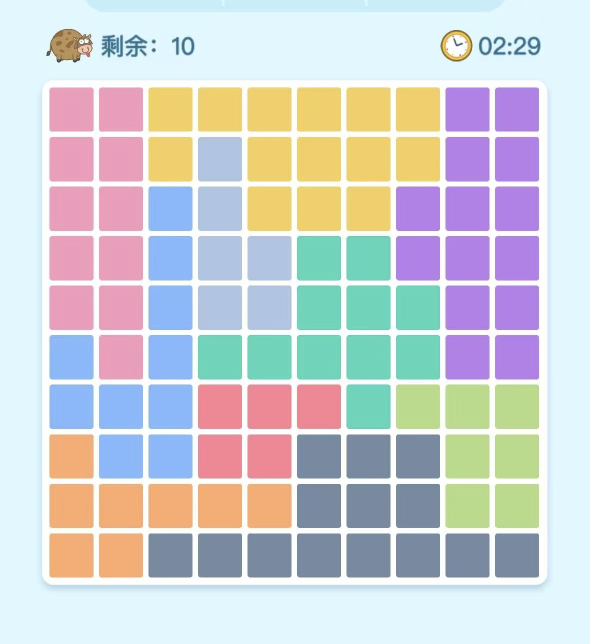
#> input picture assets/img/cow_puzzle_10x10_32660_crop.jpg, 1179 x 1288 px (shown at 1/2 size)
$ python __main__.py ../../../../assets/img/cow_puzzle_10x10_32660_crop.jpg 100
#> lines starting #> are read from the running program, lines starting #| are printed output that depends on the picture
### src/chatgame/utils/image.py
"""通用图像棋盘工具。

提供与具体游戏无关的功能：
- 在截图中定位矩形棋盘的像素包围盒
- 自动估算棋盘格数
- 按 N×N 等分采样每格中心像素

设计约定
--------
- 背景色（游戏界面底色）通过 `bg_color` 和 `bg_thresh` 参数传入，
  默认值适用于"牛牛谜题"系列截图。
- 棋盘被假设为近似正方形，上边界和水平边界先确定，
  再用宽度限制下边界搜索范围，避免被底部 UI 干扰。
"""

from __future__ import annotations

import numpy as np
from PIL import Image


# ── 默认背景色（浅蓝色游戏底色） ──────────────────────────────────────────────
DEFAULT_BG: tuple[int, int, int] = (221, 248, 255)
DEFAULT_BG_THRESH: float = 20.0
DEFAULT_DENSITY: float = 0.30       # 棋盘行/列至少含此比例的非背景像素
DEFAULT_SQUARE_MARGIN: float = 1.15  # 搜索下边界时允许的高宽比上限
DEFAULT_SUPPORTED_SIZES: tuple[int, ...] = (6, 8, 10)


def load_image(path: str) -> np.ndarray:
    """加载图像并返回 uint8 RGB 数组，shape (H, W, 3)。"""
    return np.array(Image.open(path).convert("RGB"))


def find_grid_bbox(
    arr: np.ndarray,
    bg_color: tuple[int, int, int] = DEFAULT_BG,
    bg_thresh: float = DEFAULT_BG_THRESH,
    density: float = DEFAULT_DENSITY,
    top_skip_fraction: float = 1 / 3,
    square_margin: float = DEFAULT_SQUARE_MARGIN,
) -> tuple[int, int, int, int]:
    """在图像中定位棋盘区域，返回 ``(x0, y0, x1, y1)``。

    算法
    ----
    1. 对每行/列计算"非背景像素密度"。
    2. 上边界：跳过顶部 ``top_skip_fraction`` 后，向下找首条高密度行。
    3. 水平边界（x0, x1）：全列密度扫描。
    4. 下边界：在 ``y0 + width * square_margin`` 范围内从下向上搜索，
       防止被底部 UI 元素误判。

    Parameters
    ----------
    arr:
        RGB 图像数组，shape ``(H, W, 3)``。
    bg_color:
        背景色 RGB，用于判断"是否为背景"。
    bg_thresh:
        与背景色的欧氏距离阈值，超过则视为非背景。
    density:
        行/列非背景像素比例阈值，≥此值视为棋盘区域。
    top_skip_fraction:
        跳过顶部该比例的行（避免把 UI 头部误判为上边界）。
    square_margin:
        允许棋盘高/宽比最大值，用于限制下边界搜索范围。
    """
    H, W = arr.shape[:2]
    bg = np.array(bg_color, dtype=float)

    def row_density(y: int) -> float:
        dists = np.linalg.norm(arr[y].astype(float) - bg, axis=1)
        return float((dists > bg_thresh).mean())

    def col_density(x: int) -> float:
        dists = np.linalg.norm(arr[:, x].astype(float) - bg, axis=1)
        return float((dists > bg_thresh).mean())

    # 水平边界
    x0 = 0
    for x in range(W):
        if col_density(x) >= density:
            x0 = x
            break

    x1 = W - 1
    for x in range(W - 1, -1, -1):
        if col_density(x) >= density:
            x1 = x
            break

    # 优先选择高度接近棋盘宽度的连续高密度行段。这样裁剪图不会因为
    # 固定跳过顶部比例而错过棋盘上沿。
    grid_width = x1 - x0
    row_vals = np.array([row_density(y) for y in range(H)])
    row_runs: list[tuple[int, int]] = []
    start: int | None = None
    for y, value in enumerate(row_vals):
        if value >= density and start is None:
            start = y
        elif value < density and start is not None:
            row_runs.append((start, y - 1))
            start = None
    if start is not None:
        row_runs.append((start, H - 1))

    min_height = grid_width / square_margin
    candidates = [
        (abs((end - start) - grid_width), start, end)
        for start, end in row_runs
        if (end - start) >= min_height
    ]
    if candidates:
        _, y0, y1 = min(candidates)
        return x0, y0, x1, y1

    # 兼容兜底：若没有稳定行段，回到原来的顶部跳过 + 正方形限制策略。
    y0 = int(H * top_skip_fraction)
    for y in range(int(H * top_skip_fraction), H):
        if row_density(y) >= density:
            y0 = y
            break

    y_max = min(H - 1, y0 + int(grid_width * square_margin))
    y1 = y0 + grid_width
    for y in range(y_max, y0, -1):
        if row_density(y) >= density:
            y1 = y
            break

    return x0, y0, x1, y1


def sample_cells(
    arr: np.ndarray,
    x0: int, y0: int, x1: int, y1: int,
    n: int,
) -> np.ndarray:
    """在 N×N 格子各自中心采样 RGB。

    Parameters
    ----------
    arr:
        RGB 图像数组。
    x0, y0, x1, y1:
        棋盘像素包围盒。
    n:
        棋盘边长（格数）。

    Returns
    -------
    np.ndarray, shape ``(n, n, 3)``, dtype uint8
    """
    cell_w = (x1 - x0) / n
    cell_h = (y1 - y0) / n
    out = np.zeros((n, n, 3), dtype=np.uint8)
    for r in range(n):
        for c in range(n):
            cx = int(x0 + (c + 0.5) * cell_w)
            cy = int(y0 + (r + 0.5) * cell_h)
            out[r, c] = arr[cy, cx]
    return out


def estimate_grid_size(x0: int, x1: int, cell_px: int = 50) -> int:
    """根据棋盘宽度和预估格子像素大小推断 N。"""
    return round((x1 - x0) / cell_px)


# [65 lines left out: function estimate_grid_size_from_image, not called in this run]

### src/chatgame/games/cow_puzzle/parse.py
"""牛牛谜题图像解析。

调用 ``chatgame.utils.image`` 完成通用的棋盘定位与格子采样，
在此之上做颜色聚类，输出每格的颜色 ID 矩阵。
"""

from __future__ import annotations

import numpy as np
from sklearn.cluster import KMeans

from chatgame.utils.image import (
    load_image,
    find_grid_bbox,
    sample_cells,
    estimate_grid_size_from_image,
)


# 牛牛系列截图的背景色（浅蓝）
_BG_COLOR: tuple[int, int, int] = (221, 248, 255)


def cluster_colors(samples: np.ndarray, n: int) -> np.ndarray:
    """对 N×N 采样颜色做 k-means 聚类，返回整数 ID 矩阵。

    ID 按颜色在矩阵中首次出现的顺序（左上→右下）分配，
    方便与棋盘可视化对照。

    Parameters
    ----------
    samples:
        shape ``(n, n, 3)`` uint8，每格中心 RGB。
    n:
        颜色数（= 棋盘边长）。

    Returns
    -------
    np.ndarray, shape ``(n, n)``, int
    """
    flat = samples.reshape(-1, 3).astype(float)
    km = KMeans(n_clusters=n, n_init=10, random_state=42)
    raw_labels = km.fit_predict(flat).reshape(n, n)

    # 重映射：首次出现顺序 → 稳定 ID
    mapping: dict[int, int] = {}
    next_id = 0
    for r in range(n):
        for c in range(n):
            old = int(raw_labels[r, c])
            if old not in mapping:
                mapping[old] = next_id
                next_id += 1
    return np.vectorize(mapping.__getitem__)(raw_labels)


def parse(
    image_path: str,
    n: int | None = None,
) -> tuple[np.ndarray, np.ndarray, tuple[int, int, int, int]]:
    """从截图中提取颜色 ID 矩阵。

    Parameters
    ----------
    image_path:
        游戏截图路径。
    n:
        棋盘边长。``None`` 时根据棋盘分隔线自动推断 6/8/10。

    Returns
    -------
    color_ids : np.ndarray, shape (n, n), int
        每格颜色 ID（0 ~ n-1）。
    samples : np.ndarray, shape (n, n, 3), uint8
        每格中心原始 RGB（供调试 / 标注）。
    bbox : (x0, y0, x1, y1)
        棋盘在原图中的像素包围盒。
    """
    arr = load_image(image_path)
    bbox = find_grid_bbox(arr, bg_color=_BG_COLOR)
    x0, y0, x1, y1 = bbox

    if n is None:
        n = estimate_grid_size_from_image(arr, bbox)

    samples = sample_cells(arr, x0, y0, x1, y1, n)
    color_ids = cluster_colors(samples, n)
    return color_ids, samples, bbox

### src/chatgame/games/cow_puzzle/solver.py
"""牛牛谜题 CSP 求解器。

算法：回溯 + 前向检验（Forward Checking） + MRV 启发式排序。

约束：
- 每种颜色的牛必须在该颜色区域内
- 所有牛的行两两不同、列两两不同
- 任意两牛在 8 个方向上均不相邻（切比雪夫距离 > 1）
"""

from __future__ import annotations

from typing import Optional

import numpy as np


class SearchLimitExceeded(RuntimeError):
    """Raised when solution enumeration exceeds the configured search budget."""


# ── 内部辅助 ──────────────────────────────────────────────────────────────────

def _build_domains(color_ids: np.ndarray) -> list[list[tuple[int, int]]]:
    """为每种颜色建立候选格子列表（域）。"""
    n = color_ids.shape[0]
    domains: list[list[tuple[int, int]]] = [[] for _ in range(n)]
    for r in range(n):
        for c in range(n):
            domains[color_ids[r, c]].append((r, c))
    return domains


def _compatible(r1: int, c1: int, r2: int, c2: int) -> bool:
    """两头牛是否可共存（行列不同且 8 方向不相邻）。"""
    if r1 == r2 or c1 == c2:
        return False
    if abs(r1 - r2) <= 1 and abs(c1 - c2) <= 1:
        return False
    return True


def _forward_check(
    domains: list[list[tuple[int, int]]],
    color: int,
    r: int,
    c: int,
) -> tuple[bool, list[tuple[int, list[tuple[int, int]]]]]:
    """给颜色 color 分配 (r, c) 后，对未分配颜色做前向检验。

    Returns
    -------
    feasible : bool
        是否所有未分配颜色还有候选格。
    pruned : list of (color_id, removed_cells)
        被修剪的候选，用于回溯时恢复。
    """
    pruned: list[tuple[int, list[tuple[int, int]]]] = []
    for other, dom in enumerate(domains):
        if other == color:
            continue
        removed = [(rr, cc) for (rr, cc) in dom if not _compatible(r, c, rr, cc)]
        if removed:
            for pos in removed:
                dom.remove(pos)
            pruned.append((other, removed))
        if not dom:
            return False, pruned
    return True, pruned


def _restore(
    domains: list[list[tuple[int, int]]],
    pruned: list[tuple[int, list[tuple[int, int]]]],
) -> None:
    for color, removed in pruned:
        domains[color].extend(removed)


def _mrv_next(
    domains: list[list[tuple[int, int]]],
    assigned: set[int],
) -> int:
    """MRV：选候选数最少的未分配颜色。"""
    return min(
        (c for c in range(len(domains)) if c not in assigned),
        key=lambda c: len(domains[c]),
    )


def _backtrack(
    domains: list[list[tuple[int, int]]],
    assignment: list[Optional[tuple[int, int]]],
    assigned: set[int],
    used_rows: set[int],
    used_cols: set[int],
) -> bool:
    if len(assigned) == len(domains):
        return True

    color = _mrv_next(domains, assigned)

    for (r, c) in list(domains[color]):
        if r in used_rows or c in used_cols:
            continue
        if not all(
            _compatible(r, c, assignment[k][0], assignment[k][1])
            for k in assigned
        ):
            continue

        assignment[color] = (r, c)
        assigned.add(color)
        used_rows.add(r)
        used_cols.add(c)
        feasible, pruned = _forward_check(domains, color, r, c)

        if feasible and _backtrack(domains, assignment, assigned, used_rows, used_cols):
            return True

        _restore(domains, pruned)
        assignment[color] = None
        assigned.discard(color)
        used_rows.discard(r)
        used_cols.discard(c)

    return False


# ── 公开接口 ──────────────────────────────────────────────────────────────────

def solve(color_ids: np.ndarray) -> Optional[list[tuple[int, int]]]:
    """求解牛牛谜题。

    Parameters
    ----------
    color_ids : np.ndarray, shape (n, n)
        每格颜色 ID（0 ~ n-1）。

    Returns
    -------
    list of (row, col), length n
        第 i 项为颜色 i 的牛坐标；无解返回 ``None``。
    """
    n = color_ids.shape[0]
    domains = _build_domains(color_ids)
    assignment: list[Optional[tuple[int, int]]] = [None] * n
    if _backtrack(domains, assignment, set(), set(), set()):
        return assignment  # type: ignore[return-value]
    return None


# [147 lines left out: functions find_solutions, count_solutions, verify, not called in this run]

### src/chatgame/games/cow_puzzle/__main__.py
"""牛牛谜题端到端脚本。

用法：
    python -m chatgame.games.cow_puzzle <图片路径> [N]

N 为棋盘边长，省略时自动推断。
"""

from __future__ import annotations

import sys
import time

import numpy as np

from chatgame.games.cow_puzzle.parse import parse
from chatgame.games.cow_puzzle.solver import solve, verify


# ── 颜色名称（按 RGB 最近邻匹配） ────────────────────────────────────────────
_COLOR_TABLE: list[tuple[tuple[int, int, int], str]] = [
    ((128, 185, 254), "蓝"),
    ((245, 154, 189), "粉"),
    ((253, 130, 148), "热粉"),
    ((185, 127, 237), "紫"),
    ((246, 206,  92), "黄"),
    (( 67, 214, 185), "青"),
    ((180, 218, 131), "绿"),
    ((172, 197, 228), "灰蓝"),
]


def _color_name(rgb: list[int]) -> str:
    r, g, b = rgb
    return min(
        _COLOR_TABLE,
        key=lambda t: (r - t[0][0]) ** 2 + (g - t[0][1]) ** 2 + (b - t[0][2]) ** 2,
    )[1]


# [21 lines left out: function _print_board, not called in this run]


def run(
    image_path: str,
    n: int | None = None,
    output: str | None = None,
    verbose: bool = False,
) -> None:
    sep = "=" * 56
    t0 = time.perf_counter()

    # ── 解析 ─────────────────────────────────────────────────
    color_ids, samples, bbox = parse(image_path, n=n)
#> in load_image, returned value is the input picture: shape (1288, 1179, 3); mean R, G, B 206.3, 208.9, 212
#> in parse, `bbox = find_grid_bbox(arr, bg_color=_BG_COLOR)`: bbox = (82, 161, 1097, 1168)
#> in parse, `x0, y0, x1, y1 = bbox`: x0 = 82; y0 = 161; x1 = 1097; y1 = 1168
#> in sample_cells, `cell_w = (x1 - x0) / n`: cell_w = 10.15
#> in sample_cells, `cell_h = (y1 - y0) / n`: cell_h = 10.07
#> after the loop in sample_cells, `for r in range(n):`:
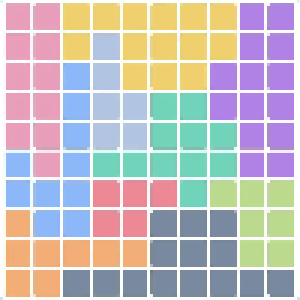
#> out: shape (100, 100, 3) (shown 3 times larger); mean R, G, B 197.7, 191.6, 192.7
#> in cluster_colors, `raw_labels = km.fit_predict(flat).reshape(n, n)`:
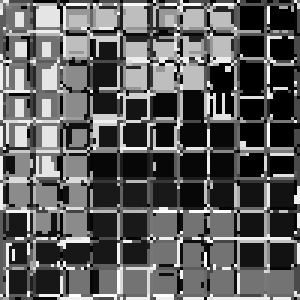
#> raw_labels: shape (100, 100) int32 (shown 3 times larger); min 0, max 99, mean 36.6; drawn with min black and max white
#> after the loop in cluster_colors, `for r in range(n):`: mapping = 100 items; next_id = 100
#> in cluster_colors, `return np.vectorize(mapping.__getitem__)(raw_labels)`:
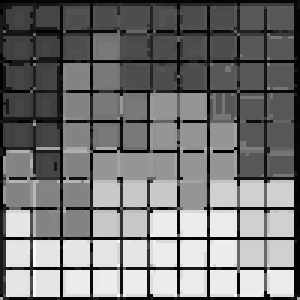
#> returned value: shape (100, 100) int64 (shown 3 times larger); min 0, max 99, mean 45.6; drawn with min black and max white
#> bbox = (82, 161, 1097, 1168)
    t1 = time.perf_counter()
    actual_n = color_ids.shape[0]
#> actual_n = 100
    x0, y0, x1, y1 = bbox
#> x0 = 82; y0 = 161; x1 = 1097; y1 = 1168

    color_names = [
        _color_name(samples[color_ids == cid][0].tolist())
        for cid in range(actual_n)
    ]
#> color_names = 100 items, first 6: '灰蓝', '灰蓝', '灰蓝', '灰蓝', '灰蓝', '灰蓝'

    if verbose:
        print(sep)
        print(f"棋盘区域: x=[{x0},{x1}]  y=[{y0},{y1}]  {actual_n}×{actual_n}")
        print(f"图像解析: {(t1 - t0) * 1000:.0f} ms\n")
        print("颜色 ID 映射:")
        for cid in range(actual_n):
            cnt = int((color_ids == cid).sum())
            rgb = samples[color_ids == cid][0].tolist()
            print(f"  {cid} = {color_names[cid]:<4}  {cnt:2d} 格  RGB≈{rgb}")
        print("\n颜色 ID 矩阵:")
        print("    " + "  ".join(str(c) for c in range(actual_n)))
        for r in range(actual_n):
            row = "  ".join(str(int(color_ids[r, c])) for c in range(actual_n))
            print(f"  {r}   {row}")
        print()

    # ── 求解 ─────────────────────────────────────────────────
    solution = solve(color_ids)
#> in solve, `domains = _build_domains(color_ids)`: domains = 100 items
#> in _backtrack, `color = _mrv_next(domains, assigned)`: color = 95
#> the loop in _backtrack, `for (r, c) in list(domains[color]):` made 1 pass
#> (r, c, feasible) on pass 1: (80, 11, False)
#> after the loop in _backtrack, `for (r, c) in list(domains[color]):`: assigned = 0 items; assignment = 100 items; used_cols = 0 items
    t2 = time.perf_counter()

    if solution is None:
        print("❌ 无解！请检查图像或指定正确的 -n 值。")
#> (the run stopped early here; a loop or call above may not have finished)

$ run again, on assets/img/cow_puzzle_test.png
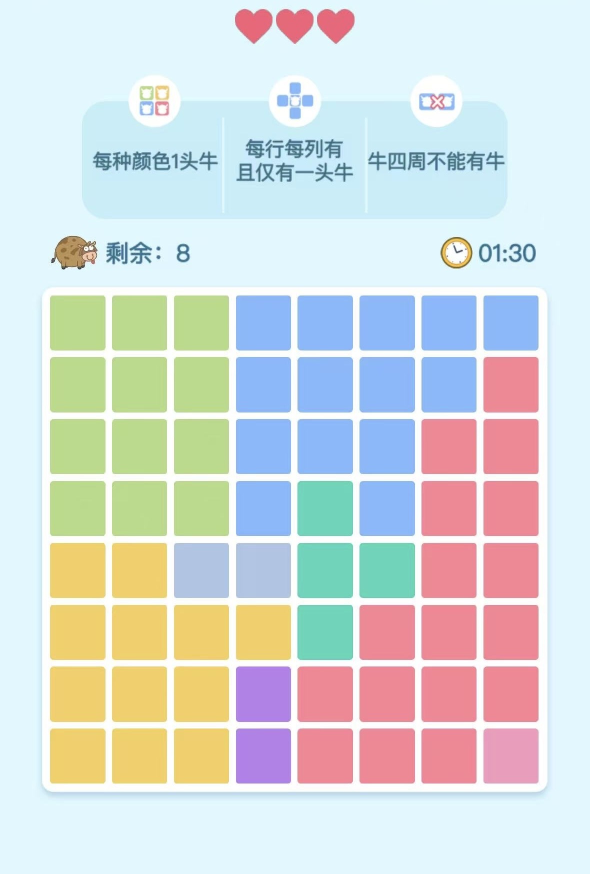
#> input picture assets/img/cow_puzzle_test.png, 1179 x 1748 px (shown at 1/2 size)
#> in load_image, returned value is the input picture: shape (1748, 1179, 3); mean R, G, B 214, 219.7, 218.8
#> in parse, `bbox = find_grid_bbox(arr, bg_color=_BG_COLOR)`: bbox = (82, 575, 1097, 1582)
#> in parse, `x0, y0, x1, y1 = bbox`: x0 = 82; y0 = 575; x1 = 1097; y1 = 1582
#> cell_w = 10.15
#> cell_h = 10.07
#> in cluster_colors, `raw_labels = km.fit_predict(flat).reshape(n, n)`:
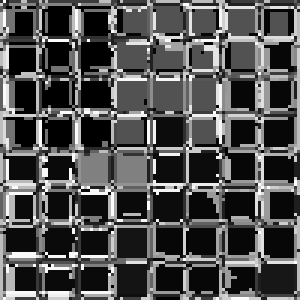
#> raw_labels: shape (100, 100) int32 (shown 3 times larger); min 0, max 99, mean 31.4; drawn with min black and max white
#> after the loop in cluster_colors, `for r in range(n):`: mapping = 100 items; next_id = 100
#> in cluster_colors, `return np.vectorize(mapping.__getitem__)(raw_labels)`:
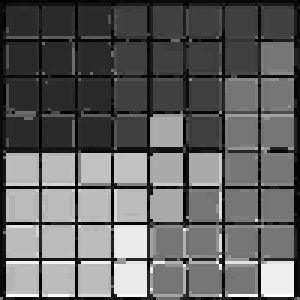
#> returned value: shape (100, 100) int64 (shown 3 times larger); min 0, max 99, mean 38.5; drawn with min black and max white
#> in run, `color_ids, samples, bbox = parse(image_path, n=n)`: bbox = (82, 575, 1097, 1582)
#> in run, `x0, y0, x1, y1 = bbox`: x0 = 82; y0 = 575; x1 = 1097; y1 = 1582
#> color_names = 100 items, first 6: '灰蓝', '灰蓝', '灰蓝', '灰蓝', '灰蓝', '灰蓝'
#> in solve, `domains = _build_domains(color_ids)`: domains = 100 items
#> color = 55
#> the loop in _backtrack, `for (r, c) in list(domains[color]):` made 1 pass
#> (r, c, feasible) on pass 1: (26, 63, False)
#> after the loop in _backtrack, `for (r, c) in list(domains[color]):`: assigned = 0 items; assignment = 100 items; used_cols = 0 items

$ run again, on assets/img/cow_puzzle_test2.png
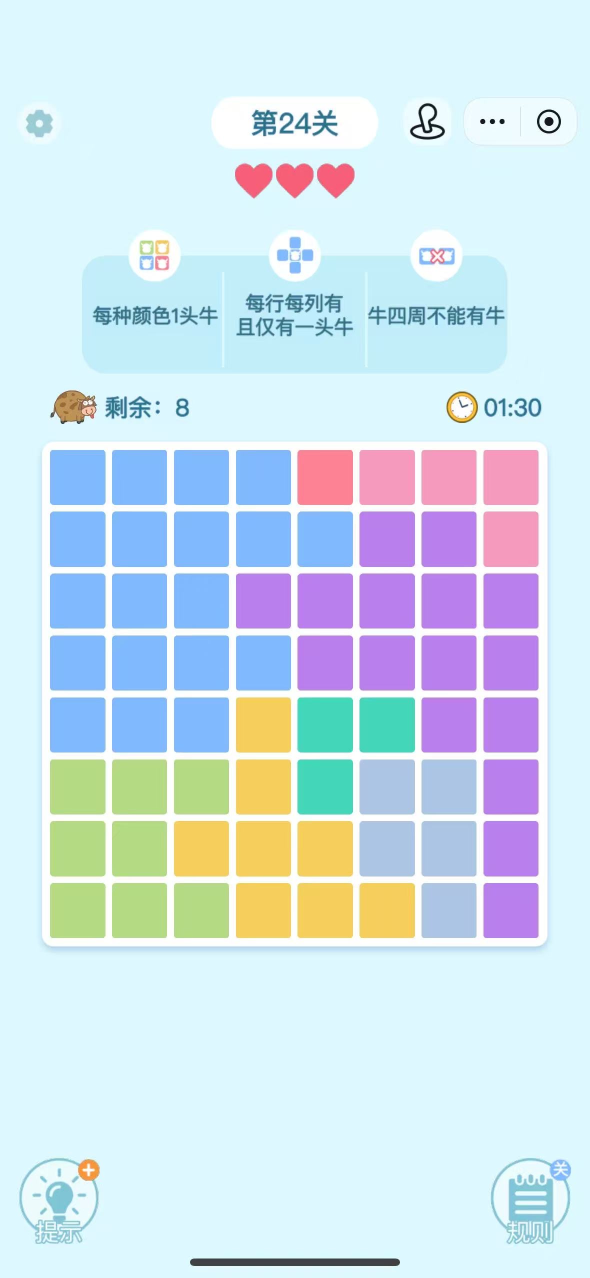
#> input picture assets/img/cow_puzzle_test2.png, 1179 x 2556 px (shown at 1/2 size)
#> in load_image, returned value is the input picture: shape (2556, 1179, 3); mean R, G, B 207.9, 226.6, 237.8
#> in parse, `bbox = find_grid_bbox(arr, bg_color=_BG_COLOR)`: bbox = (82, 884, 1097, 1891)
#> in parse, `x0, y0, x1, y1 = bbox`: x0 = 82; y0 = 884; x1 = 1097; y1 = 1891
#> cell_w = 10.15
#> cell_h = 10.07
#> in cluster_colors, `raw_labels = km.fit_predict(flat).reshape(n, n)`:
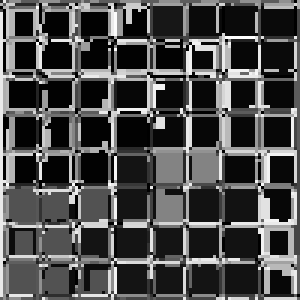
#> raw_labels: shape (100, 100) int32 (shown 3 times larger); min 0, max 99, mean 29.6; drawn with min black and max white
#> after the loop in cluster_colors, `for r in range(n):`: mapping = 100 items; next_id = 100
#> in cluster_colors, `return np.vectorize(mapping.__getitem__)(raw_labels)`:
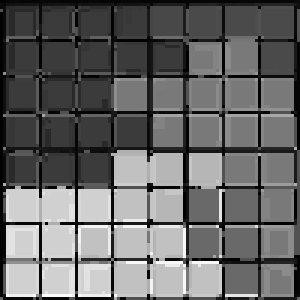
#> returned value: shape (100, 100) int64 (shown 3 times larger); min 0, max 99, mean 40.4; drawn with min black and max white
#> in run, `color_ids, samples, bbox = parse(image_path, n=n)`: bbox = (82, 884, 1097, 1891)
#> in run, `x0, y0, x1, y1 = bbox`: x0 = 82; y0 = 884; x1 = 1097; y1 = 1891
#> color_names = 100 items, first 6: '灰蓝', '灰蓝', '灰蓝', '灰蓝', '灰蓝', '灰蓝'
#> in solve, `domains = _build_domains(color_ids)`: domains = 100 items
#> color = 66
#> the loop in _backtrack, `for (r, c) in list(domains[color]):` made 1 pass
#> (r, c, feasible) on pass 1: (38, 85, False)
#> after the loop in _backtrack, `for (r, c) in list(domains[color]):`: assigned = 0 items; assignment = 100 items; used_cols = 0 items
